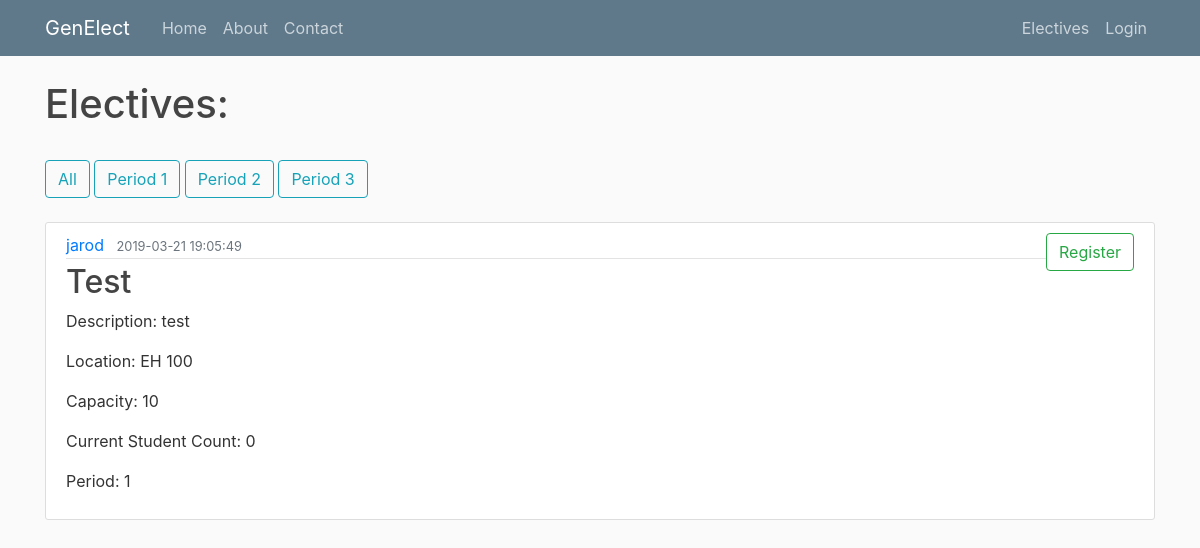
/offerings, run on an earlier commit of the app's database.
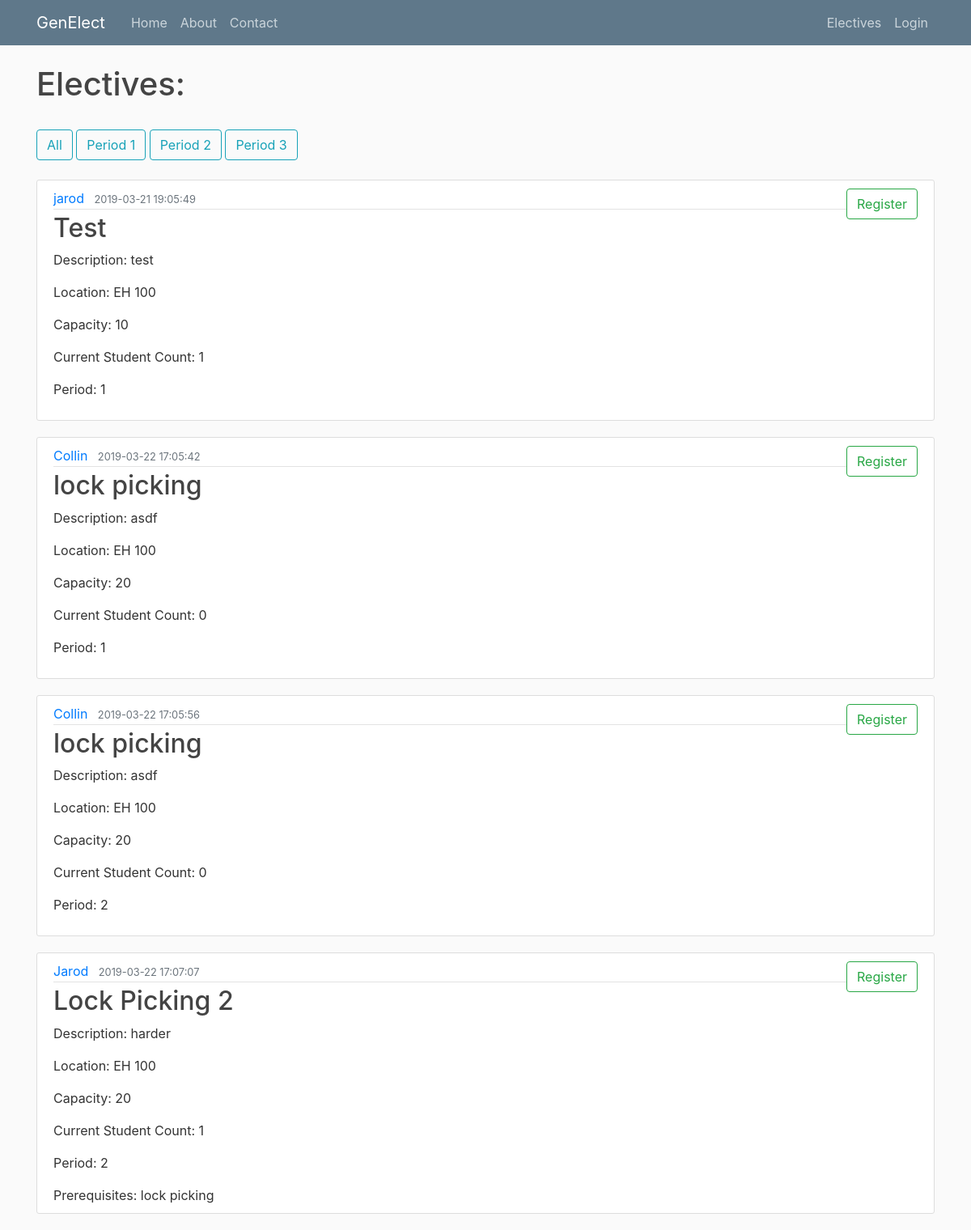
And on a later commit of the database.
### genElect/models.py (models this page shows)
class Base(db.Model):
    __abstract__ = True
    id = db.Column(db.Integer, primary_key=True, autoincrement=True)
    date_created = db.Column(db.DateTime, default=db.func.current_timestamp())
    date_modified = db.Column(db.DateTime, default=db.func.current_timestamp(),
            onupdate=db.func.current_timestamp())

class Offerings(Base):
    __tablename__ = 'offerings'
    day = db.Column(db.Date)
    period_start = db.Column(db.Integer)
    period_length = db.Column(db.Integer)
    building = db.Column(db.String(100))
    room = db.Column(db.String(100))
    instructor = db.Column(db.String(100))
    current_count = db.Column(db.Integer)
    capacity = db.Column(db.Integer)
    elective_id = db.Column(db.Integer, db.ForeignKey('electives.id'), nullable=False)
    registrations = db.relationship('Registrations', backref='offering', lazy=True)

class Electives(Base):
    __tablename__ = 'electives'
    name = db.Column(db.String(100))
    description = db.Column(db.String(500))
    prerequisites = db.relationship('Prerequisites', backref='elective', lazy=True)
    offerings = db.relationship('Offerings', backref='elective', lazy=True)
    completed_users = db.relationship('Completions', backref='elective', lazy=True)
    can_retake = db.Column(db.Boolean)

### genElect/__init__.py (the view)
@app.route("/electives") #FOR STUDENT USE
@app.route("/offerings") #FOR STUDENT USE
def electives():
    period = request.args.get('period')
    if period:
        offerings = Offerings.query.filter_by(period_start=period)
    else:
        offerings = Offerings.query.all()
    registered = [] #build out list of registered offerings
    if current_user.is_authenticated:
        registrations = current_user.registrations
        for registration in registrations:
            registered.append(registration.offering)
    return render_template('studentelectives.html', offerings=offerings, registered=registered, Electives=Electives)

### genElect/templates/studentelectives.html
{% extends "layout.html" %}
{% block content %}
    <h1>Electives:</h1>
    <br>
    <button type="button" onclick="window.location.href = '/electives'" class="btn btn-outline-info">All</button>
    <button type="button" onclick="window.location.href = '/electives?period=1'" class="btn btn-outline-info">Period 1</button>
    <button type="button" onclick="window.location.href = '/electives?period=2'" class="btn btn-outline-info">Period 2</button>
    <button type="button" onclick="window.location.href = '/electives?period=3'" class="btn btn-outline-info">Period 3</button>
    <br><br>
    {% for offering in offerings %}
        <article class="media content-section">
          <div class="media-body">
            <div class="article-metadata">
              <a class="mr-2" href="#">{{offering.instructor}}</a>
              <small class="text-muted">{{ offering.date_created }}</small>
            </div>
            <h2><a class="article-title" href="#">{{ offering.elective.name }}</a></h2>
            <p class="article-content">Description: {{ offering.elective.description }}</p>
            <p class="article-content">Location: {{ offering.building }} {{ offering.room }}</p>
            <p class="article-content">Capacity: {{ offering.capacity }}</p>
            <p class="article-content">Current Student Count: {{ offering.current_count }}</p>
            <p class="article-content">Period: {{ offering.period_start }}</p>
            {% if offering.elective.prerequisites %}
              <span class="article-content">Prerequisites:</span>
              {% for prereq in offering.elective.prerequisites %}
                {{ Electives.query.filter_by(id=prereq.prerequisite_elective_id).first().name }}
              {% endfor %}
            {% endif %}
          </div>
          <div class="form-group">
            {% if offering in registered %}
              <button type="button" onclick="window.location.href = '/drop/{{offering.id}}?back=electives'" class="btn btn-outline-danger">Drop</button>
            {% else %}
              <button type="button" onclick="window.location.href = '/register/{{offering.id}}'" class="btn btn-outline-success">Register</button>
            {% endif %}
        </div>
        </article>
    {% endfor %}
{% endblock content %}

What changed in the data, as far as the page shows it:
changed Offerings "jarod": current_count "0" → "1"
added Offerings: instructor "Collin", date_created "2019-03-22 17:05:42", elective.name "lock picking", elective.description "asdf", building "EH", room "100", capacity "20", current_count "0", period_start "1"
added Offerings: instructor "Collin", date_created "2019-03-22 17:05:56", elective.name "lock picking", elective.description "asdf", building "EH", room "100", capacity "20", current_count "0", period_start "2"
added Offerings: instructor "Jarod", date_created "2019-03-22 17:07:07", elective.name "Lock Picking 2", elective.description "harder", building "EH", room "100", capacity "20", current_count "1", period_start "2"
added Electives: query.filter_by "lock picking"
